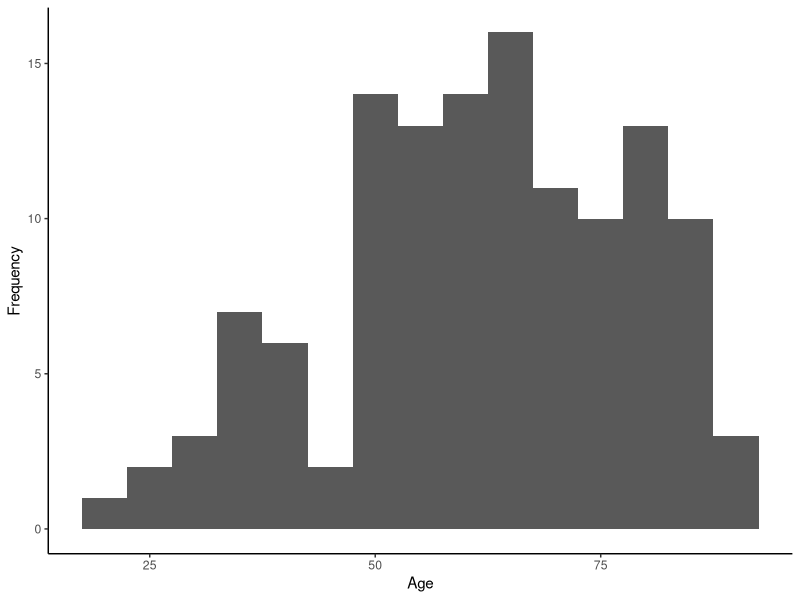
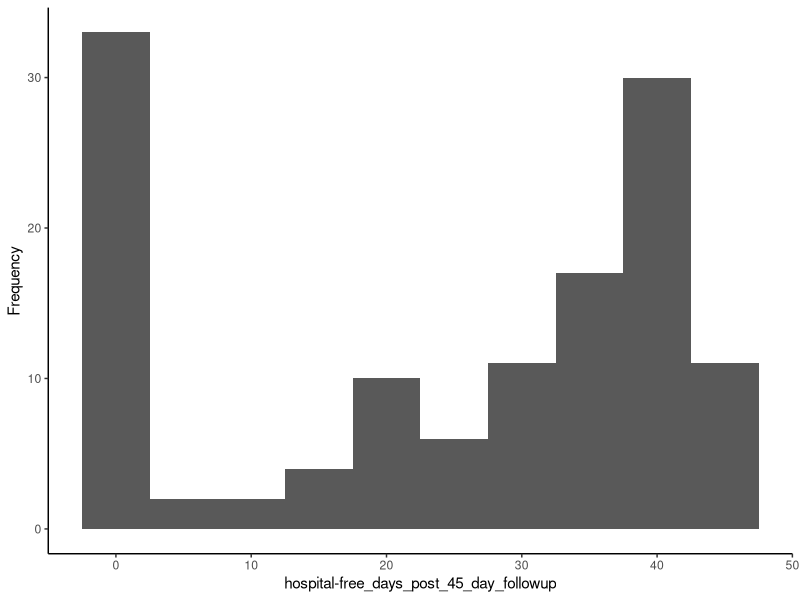
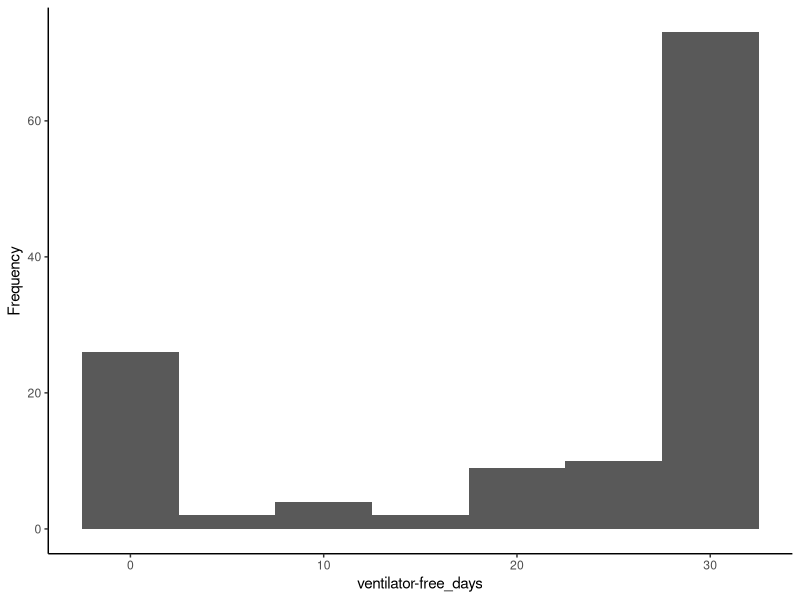

Here is the R script that generated these plots, in order: (Note: this script raises an error after producing the figures.)
## ---- chunk 1
#Convert genes into gene series
library(readr)
setwd("/Users/deepthi/Documents/GitHub/Final_103_Project_LDG")
# read in genes file
Genes<- read_csv("QBS103_GSE157103_genes.csv")
#read in Gene Series file
Genes_Series <- read_csv("QBS103_GSE157103_series_matrix.csv")

#transpose gene data to put participant id as rows and genes as columns 
TGenes <-as.data.frame(t(Genes))
# rearrange table to make gene names as column names instead of row names
names(TGenes) <- TGenes[1,]
#remove repetitive first column with genes
TGenes <- TGenes[-1,]
#create a column with the row names( participant ids)to merge with gene series file
TGenes$participant_id <- row.names(TGenes)
# Merge Gene and Gene Series tables by participant_id 
MergedGenes <- merge(TGenes,Genes_Series, by = 'participant_id', all = TRUE) 
row.names(MergedGenes) <- MergedGenes$participant_id
## ---- chunk 2

library(dplyr)
library(tidyverse)


Genes_CoVariate_Data_3_3 <- MergedGenes %>%
    select(age, sex,icu_status,disease_status,`hospital-free_days_post_45_day_followup`,`ventilator-free_days`) 

Genes_CoVariate_Data_3_3$age[Genes_CoVariate_Data_3_3$age== ">89"] <- 90

#convert continuous column to numeric type to numeric data
Genes_CoVariate_Data_3_3$age <- as.numeric(Genes_CoVariate_Data_3_3$age)
Genes_CoVariate_Data_3_3$`hospital-free_days_post_45_day_followup` <- as.numeric( Genes_CoVariate_Data_3_3$`hospital-free_days_post_45_day_followup`)
Genes_CoVariate_Data_3_3$`ventilator-free_days` <- as.numeric( Genes_CoVariate_Data_3_3$`ventilator-free_days`)
 
# check distribution of continuous variables to decide whether to use mean/sd or median/IQR
Age <- ggplot(data = Genes_CoVariate_Data_3_3,aes(x = age)) +
  geom_histogram(binwidth = 5) + 
  labs(x = 'Age',y = 'Frequency') +
  theme_classic()
print(Age)

hospital_free_days <- ggplot(data = Genes_CoVariate_Data_3_3,aes(x = `hospital-free_days_post_45_day_followup`)) +
  geom_histogram(binwidth = 5) + 
  labs(x = 'hospital-free_days_post_45_day_followup',y = 'Frequency') +
  theme_classic()
print(hospital_free_days)

ventilator_free_days <- ggplot(data = Genes_CoVariate_Data_3_3,aes(x = `ventilator-free_days`)) + geom_histogram(binwidth = 5) + 
    labs(x = 'ventilator-free_days',y = 'Frequency') +
    theme_classic()
print(ventilator_free_days)

## ---- chunk 3

Genes_CoVariate_Data_3_3
rows = nrow(Genes_CoVariate_Data_3_3)
summary_table <- Genes_CoVariate_Data_3_3  %>%
  group_by(sex) %>%
  summarise(
  
    Median_age = median(age, na.rm = TRUE),
    IQR_Age = IQR(age, na.rm = TRUE),
    
    Median_Hospital_Followup = median(`hospital-free_days_post_45_day_followup`, na.rm = TRUE),
    IQR_Hospital_Followup = IQR(`hospital-free_days_post_45_day_followup`, na.rm = TRUE),
    
    Median_ventilator= median(`ventilator-free_days`, na.rm = TRUE),
    IQR_ventilator = IQR(`ventilator-free_days`, na.rm = TRUE),
    
    COVID_Disease_Status = (sum(disease_status == "disease state: COVID-19", na.rm = TRUE)/rows)*100,
    Non_COVID_Disease_Status  = (sum(disease_status == "disease state: non-COVID-19", na.rm = TRUE) /rows)*100,
  
    ICU_Status_Yes = (sum(icu_status == "yes", na.rm = TRUE)/rows)*100,
    ICU_Status_No = (sum(icu_status == "no", na.rm = TRUE) /rows)*100
    
  ) 

as.data.frame(t(summary_table))

tab <- kable(x = table1, caption = 'Summary Table',
             format = 'latex',booktabs = T,
             col.names = c("Variable", "n = 40"),
             align = c('l','r'),escape = T) %>%
  add_indent(positions = c(3,4),level_of_indent = 1)


## ---- chunk 4

  histograms <- hist(Genes_CoVariate_Data[[geneName]], 
      main = paste(geneName, 'Gene Expression Data'), xlab = 'Gene Expression', col = "light blue")
  print(histograms)

## ---- chunk 5
library(dplyr)
library(ggplot2)

GenePlots <- function(df, geneName, Cont, Cat1, Cat2) {
  # Pull out gene expression data, continuous covariate, and categorical data
  geneName <- geneName[[1]]  # Assumes geneName is a single-element list
  Genes_CoVariate_Data <- df %>%
    select(all_of(c(geneName, Cont, Cat1, Cat2))) %>%
    as.data.frame()
  # Convert gene expression column to numeric
  Genes_CoVariate_Data[[geneName]] <- as.numeric(Genes_CoVariate_Data[[geneName]])
  
  # Plot histogram of gene expression data
  histograms <- hist(Genes_CoVariate_Data[[geneName]], 
      main = paste(geneName, 'Gene Expression Data'), xlab = 'Gene Expression', col = "light blue")
  print(histograms)
  # Replace age values greater than 89 with 90
  Genes_CoVariate_Data[[Cont]][Genes_CoVariate_Data[[Cont]] == ">89"] <- 90
  # Convert continuous column to numeric
  Genes_CoVariate_Data[[Cont]] <- as.numeric(Genes_CoVariate_Data[[Cont]])
  
  # Create age groups
  Genes_CoVariate_Data$AgeGroup <- cut(Genes_CoVariate_Data[[Cont]],
                                        breaks = c(0, 30, 40, 50, 60, 70, 80, 90),
                                        labels = c('Under 30', '30-40', '40-50', '50-60', '60-70', '70-80', '>80'))
  
  # Plot scatter plot of gene expression by age
  Scatterplot <- ggplot(Genes_CoVariate_Data, aes(x = !!sym(Cont), y = !!sym(geneName), color = AgeGroup)) +
    geom_point() +
    labs(title = paste('Gene Expression of', geneName, 'by', Cont),
         x = 'Age (yrs)',
         y = paste(geneName, 'Gene Expression'),
         color = "Age Group") +
    theme_classic()
  print(Scatterplot)
  
  # remove unknown values from data set
  Genes_CoVariate_Data[Genes_CoVariate_Data == "unknown"] <- NA
  Genes_CoVariate_Data<- na.omit(Genes_CoVariate_Data)

# add color pallete to color boxplots
  colorPalette = c('light blue',' maroon')

# create box plots to show Gene Expression of ABCA3 by Sex and ICU Status
  boxPlots <- ggplot(Genes_CoVariate_Data, aes(x = !!sym(Cat1), y=!!sym(geneName), fill= !!sym(Cat2)) )+ 
    # Add box plot
    geom_boxplot() +
    # add colors
    scale_fill_manual(values= colorPalette) +
    # change x value labels
    scale_x_discrete(labels = c("Female", "Male"))+
    # Change axis labels
    labs(title =paste('Gene Expression of',geneName,'by', Cat1,'and', Cat2), x = Cat1,y = 'Gene Expression',fill = Cat2) +
    theme_classic()
  print(boxPlots)}

GeneNames <- c('ABCA3')
#run Gene Plots function
GenePlots(MergedGenes, GeneNames, 'age', 'sex', 'icu_status')

## ---- chunk 6
library(pheatmap)

color1 <- c( "male" = "blue","female" = "pink", "unknown" = "gray")
color2 <- c("yes" = 'yellow', "no" = 'green')

# Prepare annotation data
annotation_rows<- data.frame(
  sex = MergedGenes$sex,
  icu_status = MergedGenes$icu_status
)
rownames(annotation_rows) <- rownames(MergedGenes)

unique(MergedGenes$sex)

annotation_colorss <- list(
  sex = color1,
  icu_status = color2
)

# Generate heatmap

Genes_numeric_df<- as.data.frame(apply(MergedGenes[,31:41],MARGIN = 2, function(x) {as.numeric(x)}))
row.names(Genes_numeric_df) <- rownames(MergedGenes)



pheatmap(mat=Genes_numeric_df,
         show_rownames = F,
         cluster_rows = T,
         cluster_cols = T,
         annotation_row = annotation_rows,
         annotation_colors = annotation_colorss)

